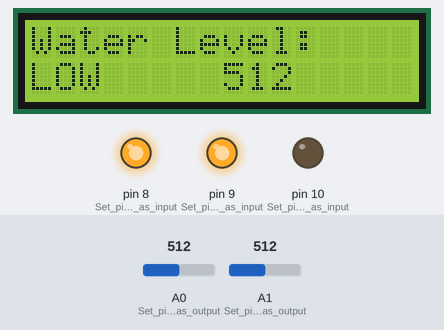
Simulated run of this sketch. Board: Arduino Uno, built with avr-gcc and run on an emulated ATmega328P. Shown: 16×2 character LCD, output pins drawn as LEDs (lit = HIGH). The inputs (shaded band) are chosen by the test bench; at power-on: A0 (Set_pin_A0_as_output) = 512, A1 (Set_pin_A1_as_output) = 512. What the sketch prints to the serial monitor is not drawn.

Above: at 1.2 s.
1.3 s: A0 (Set_pin_A0_as_output) set to 633
At 3.2 s:
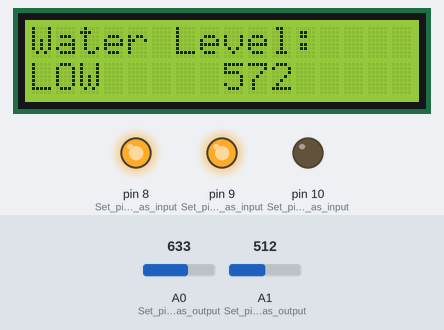
3.6 s: A0 (Set_pin_A0_as_output) set to 664
At 5.3 s:
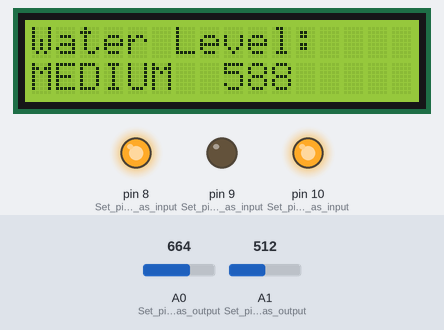
5.6 s: A1 (Set_pin_A1_as_output) set to 548
At 7.4 s:
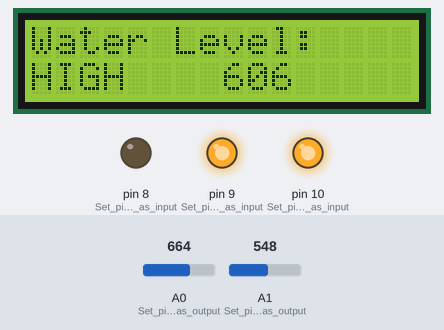
7.7 s: A1 (Set_pin_A1_as_output) set to 511
At 9.4 s:
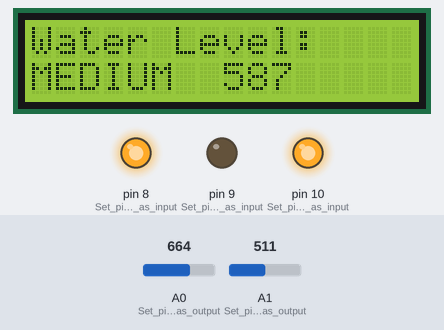
9.7 s: A0 (Set_pin_A0_as_output) set to 679
At 11.5 s:
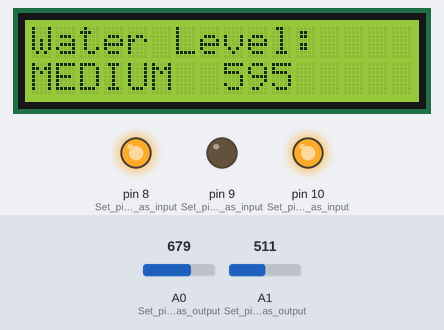
11.8 s: A0 (Set_pin_A0_as_output) set to 701
At 13.8 s:
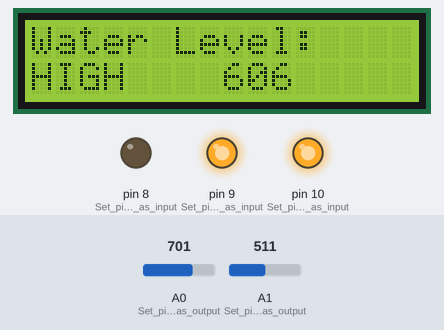
Timing chart, 0 to 14.8 s (numbered marks = the images above; inputs shaded):
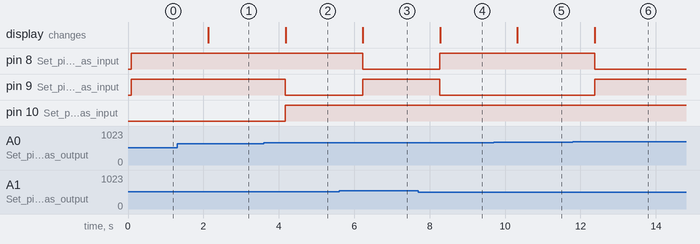

Measured:
- the behaviour switches between 649 and 650 on A0 (Set_pin_A0_as_output) (found by bisection; images 1 and 2)
- the behaviour switches between 537 and 538 on A1 (Set_pin_A1_as_output) (found by bisection; images 2 and 3)
- the behaviour switches between 690 and 691 on A0 (Set_pin_A0_as_output) (found by bisection; images 5 and 6)
- after the input at 1.3 s, the display: changes after 0.83 s (image 1)
- after the input at 3.6 s, pin 9 (Set_pin_9_as_input): HIGH → LOW after 0.58 s; pin 10 (Set_pin_10_as_input): LOW → HIGH after 0.58 s; the display: changes after 0.58 s (image 2)
- after the input at 5.6 s, pin 8 (Set_pin_8_as_input): HIGH → LOW after 0.63 s; pin 9 (Set_pin_9_as_input): LOW → HIGH after 0.63 s; the display: changes after 0.63 s (image 3)
- after the input at 7.7 s, pin 8 (Set_pin_8_as_input): LOW → HIGH after 0.57 s; pin 9 (Set_pin_9_as_input): HIGH → LOW after 0.57 s; the display: changes after 0.58 s (image 4)
- after the input at 9.7 s, the display: changes after 0.63 s (image 5)
- after the input at 11.8 s, pin 8 (Set_pin_8_as_input): HIGH → LOW after 0.57 s; pin 9 (Set_pin_9_as_input): LOW → HIGH after 0.57 s; the display: changes after 0.58 s (image 6)

The sketch:

Water_Level_Sensor_with_LCD.ino
```cpp
// (licence header left out)
#include<LiquidCrystal_I2C.h>//Install library LiquidCrystal I2C by Frank de Brabander
LiquidCrystal_I2C lcd(0x27,16,2);//0x27 is the I2C bus address of the LCD
int WaterLevel;//Declare a integer variable, to store the analog value
void setup(){//The codes here run once to set everything up
  Serial.begin (9600);//Set up Serial, for debug purpose
  lcd.init();//Initialize the LCD
  lcd.backlight();//Turn on the backlight
  pinMode(A0,INPUT);//Set pin A0 as output, this is one of the water level sensor
  pinMode(A1,INPUT);//Set pin A1 as output, this is one of the water level sensor
  pinMode(8,OUTPUT);//Set pin 8 as input, this is a red LED, it lits up when water level is high
  pinMode(9,OUTPUT);//Set pin 9 as input, this is a yellow LED, it lits up when water level is medium
  pinMode(10,OUTPUT);//Set pin 10 as input, this is a green LED, it lits up when water level is low
}
void loop(){//The codes here repeats forever
  lcd.clear();//Clear the LCD screen
  WaterLevel=(analogRead(A0)+analogRead(A1))/2;//Calculate the average value of the 2 water level sensor
  Serial.println(WaterLevel);//Output the value to serial, for debug purpose
  lcd.setCursor(0,0);//Set LCD Cursor to (0,0), that is the top left corner of the screen
  lcd.print("Water Level:");//Output text "Water Level:" to the screen
  lcd.setCursor(0,1);//Set LCD Cursor to (0,1), that is the bottom left corner of the screen
  if(WaterLevel<=580){//If the value is lower or equal to 580, water level is low, edit this constant as needed
    lcd.print("LOW");//Output text "LOW" to the screen
    digitalWrite(8,HIGH);//Turn off the red LED, which indicates high water level
    digitalWrite(9,HIGH);//Turn off the yellow LED, which indicates medium water level
    digitalWrite(10,LOW);//Turn on the green LED, which indicates medium water level
  }else if(WaterLevel>580&&WaterLevel<=600){//If the value is greater than 580 but lower or equal to 600, water level is low, edit this constant as needed
    lcd.print("MEDIUM");//Output text "MEDIUM" to the screen
    digitalWrite(8,HIGH);//Turn off the red LED, which indicates high water level
    digitalWrite(9,LOW);//Turn on the yellow LED, which indicates medium water level
    digitalWrite(10,HIGH);//Turn of the green LED, which indicates medium water level
  }else{//If the value is greater than 600, water level is low, edit this constant as needed
    lcd.print("HIGH");//Output text "HIGH" to the screen
    digitalWrite(8,LOW);//Turn on the red LED, which indicates high water level
    digitalWrite(9,HIGH);//Turn off the yellow LED, which indicates medium water level
    digitalWrite(10,HIGH);//Turn off the green LED, which indicates medium water level
  }
  lcd.setCursor(8,1);//Set LCD Cursor to (8,1), that is the bottom center of the screen
  lcd.print(WaterLevel);//Output the value to the screen
  delay(1000);//Wait 1 second between tests, edit this constant as needed
}
```
